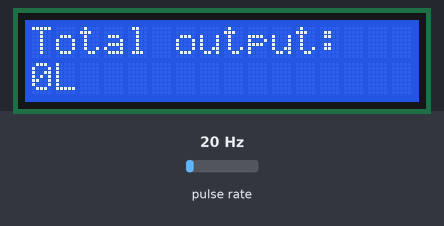
The sketch below on a simulated Arduino Uno, built with avr-gcc and run on an emulated ATmega328P. Parts: 16×2 character LCD. Wiring (inferred from the names in the program): pulse sensor: data pin 2. The test bench sets the inputs (shaded band); at power-on: pulse rate 20 Hz. What the sketch prints to the serial monitor is not drawn.

Above: at 1.6 s.
1.7 s: pulse rate (sensor on pin 2) set to 150 Hz
At 5.3 s:
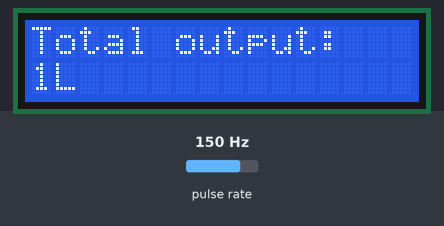
At 7.7 s:
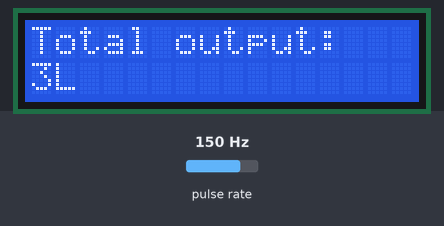
Timing chart, 0 to 9.2 s (numbered marks = the images above; inputs shaded):
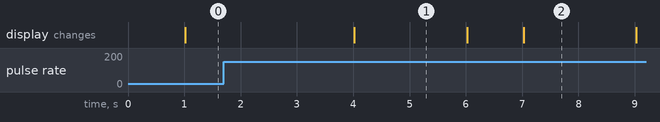

Measured:
- after the input at 1.7 s, the display: changes after 2.3 s (image 1)
- what the display in image 1 shows lasts 2.0 s, from 4.0 s to 6.0 s

The sketch:

final.ino
```cpp
#include <Wire.h>
#include <LiquidCrystal_PCF8574.h>

LiquidCrystal_PCF8574 lcd(0x3F);  // set the LCD address to 0x27 for a 16 chars and 2 line display

int show;
byte statusLed    = 13;

byte sensorInterrupt = 0;  // 0 = digital pin 2
byte sensorPin       = 2;

// The hall-effect flow sensor outputs approximately 4.5 pulses per second per
// litre/minute of flow.
float calibrationFactor = 4.5;

volatile byte pulseCount;

float flowRate;
unsigned int flowMilliLitres;
unsigned long totalMilliLitres;

unsigned long oldTime;

void setup()
{

  // Initialize a serial connection for reporting values to the host
  Serial.begin(9600);

  int error;

  Serial.println("LCD...");

  while (! Serial);

  Serial.println("Dose: check for LCD");

  // See http://playground.arduino.cc/Main/I2cScanner
  Wire.begin();
  Wire.beginTransmission(0x3F);
  error = Wire.endTransmission();
  Serial.print("Error: ");
  Serial.print(error);

  if (error == 0) {
    Serial.println(": LCD found.");

  } else {
    Serial.println(": LCD not found.");
  } // if

  lcd.begin(16, 2); // initialize the lcd
  show = 0;
  pinMode(sensorPin, INPUT);
  digitalWrite(sensorPin, HIGH);

  pulseCount        = 0;
  flowRate          = 0.0;
  flowMilliLitres   = 0;
  totalMilliLitres  = 0;
  oldTime           = 0;

  // The Hall-effect sensor is connected to pin 2 which uses interrupt 0.
  // Configured to trigger on a FALLING state change (transition from HIGH
  // state to LOW state)
  attachInterrupt(sensorInterrupt, pulseCounter, FALLING);
}

/**
 * Main program loop
 */
void loop()
{

   if((millis() - oldTime) > 1000)    // Only process counters once per second
  {
    // Disable the interrupt while calculating flow rate and sending the value to
    // the host
    detachInterrupt(sensorInterrupt);

    // Because this loop may not complete in exactly 1 second intervals we calculate
    // the number of milliseconds that have passed since the last execution and use
    // that to scale the output. We also apply the calibrationFactor to scale the output
    // based on the number of pulses per second per units of measure (litres/minute in
    // this case) coming from the sensor.
    flowRate = ((1000.0 / (millis() - oldTime)) * pulseCount) / calibrationFactor;

    // Note the time this processing pass was executed. Note that because we've
    // disabled interrupts the millis() function won't actually be incrementing right
    // at this point, but it will still return the value it was set to just before
    // interrupts went away.
    oldTime = millis();

    // Divide the flow rate in litres/minute by 60 to determine how many litres have
    // passed through the sensor in this 1 second interval, then multiply by 1000 to
    // convert to millilitres.
    flowMilliLitres = (flowRate / 60) * 1000;

    // Add the millilitres passed in this second to the cumulative total
    totalMilliLitres += flowMilliLitres;

    unsigned int frac;

    // Print the flow rate for this second in litres / minute
    Serial.print("Flow rate: ");
    Serial.print(int(flowRate));  // Print the integer part of the variable
    Serial.print("L/min");
    Serial.print("\t");       // Print tab space

    // Print the cumulative total of litres flowed since starting
    Serial.print("Output Liquid Quantity: ");
    Serial.print(totalMilliLitres);
    Serial.println("mL");
    Serial.print("\t");       // Print tab space
    //lcd
    lcd.setBacklight(255);
    lcd.setCursor(0, 0);
    lcd.print("Total output:");
    lcd.setCursor(0, 1);
    lcd.print(totalMilliLitres/1000);
    lcd.print("L");
    // Reset the pulse counter so we can start incrementing again
    pulseCount = 0;

    // Enable the interrupt again now that we've finished sending output
    attachInterrupt(sensorInterrupt, pulseCounter, FALLING);
  }
}

/*
Insterrupt Service Routine
 */
void pulseCounter()
{
  // Increment the pulse counter
  pulseCount++;
}
```
